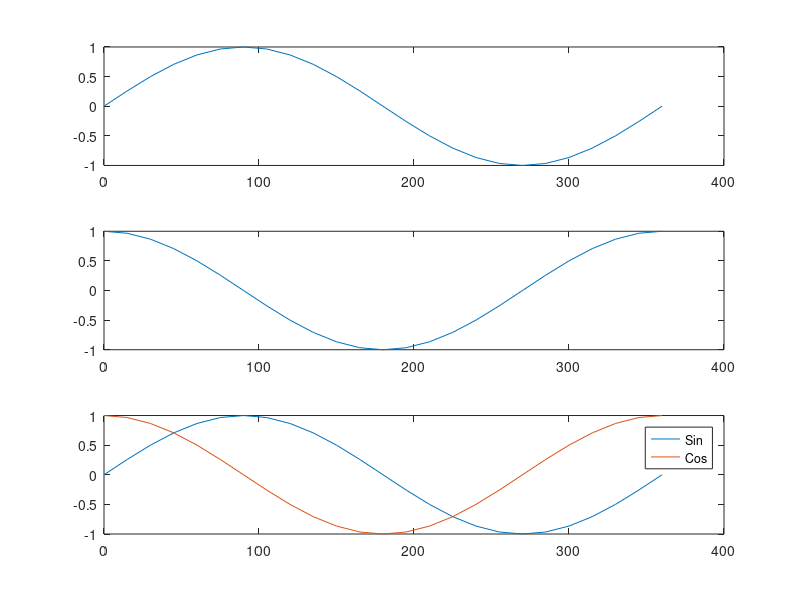

MATLAB code for this plot:
clc;
clear all;
close all;
t = 0:15:360
s = sind(t);
c = cosd(t);
subplot(3,1,1)
plot(t, s)
subplot(3,1,2)
plot(t,c)
subplot(3,1,3)
plot(t,s,t,c)
legend('Sin', 'Cos')
